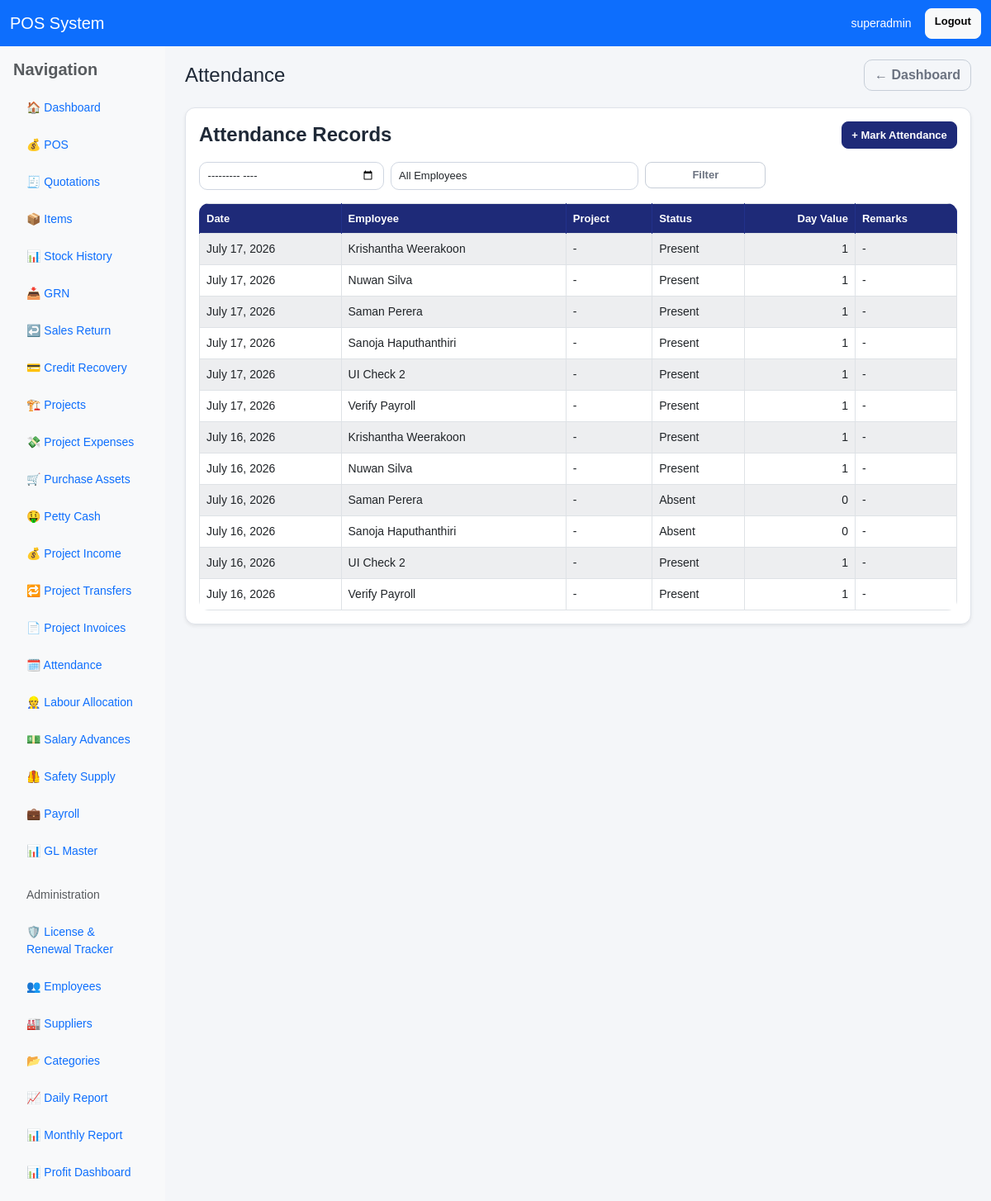
Page /attendance/ (signed in) on the earlier database version.
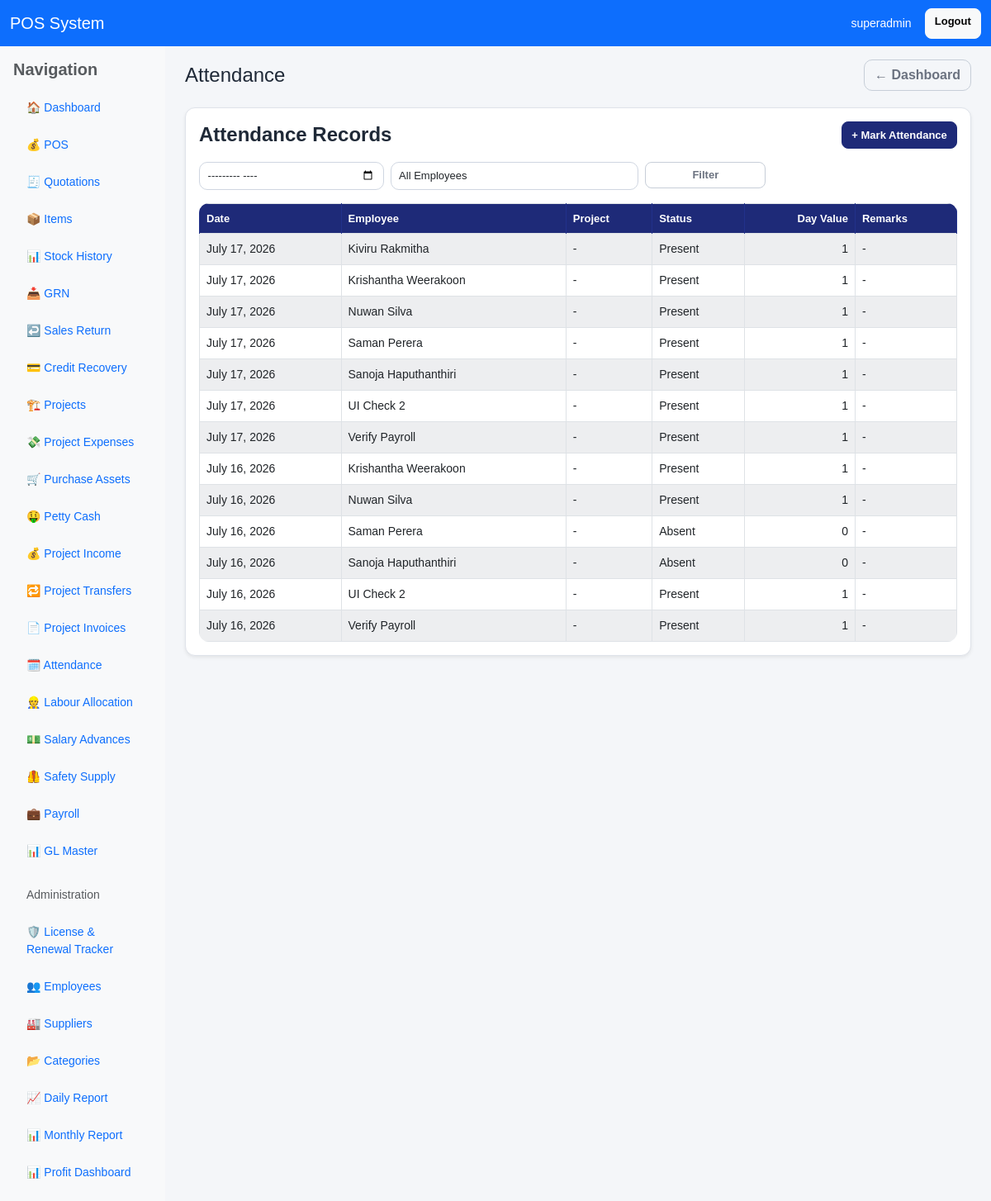
Same page on the later database version.
### pos/models.py (models this page shows, shortened)
class Attendance(models.Model):
    STATUS_CHOICES = LabourAllocation.ATTENDANCE_STATUS_CHOICES
    STATUS_DAY_VALUE = {
        "present": Decimal("1"),
        "late": Decimal("1"),
        "half_day": Decimal("0.5"),
        "absent": Decimal("0"),
        "leave": Decimal("0"),
        "holiday": Decimal("0"),
    }
    employee = models.ForeignKey(Employee, on_delete=models.CASCADE, related_name="attendance_records")
    date = models.DateField(default=timezone.now)
    project = models.ForeignKey(Project, on_delete=models.SET_NULL, null=True, blank=True, related_name="attendance_records")
    status = models.CharField(max_length=20, choices=STATUS_CHOICES, default="present")
    remarks = models.CharField(max_length=255, blank=True, null=True)
    created_at = models.DateTimeField(auto_now_add=True)
    updated_at = models.DateTimeField(auto_now=True)
    class Meta:
        ordering = ["-date", "employee__full_name"]
        unique_together = ("employee", "date")
    @classmethod
    def day_value(cls, status):
        return cls.STATUS_DAY_VALUE.get(status, Decimal("0"))
    @property
    def day_count(self):
        return self.day_value(self.status)

class Employee(models.Model):
    EMPLOYMENT_TYPE_CHOICES = [
        ("permanent", "Permanent"),
        ("executive", "Executive"),
        ("contract", "Contract"),
        ("daily_labour", "Daily Labour"),
    ]
    SALARY_TYPE_CHOICES = [
        ("monthly", "Monthly"),
        ("daily", "Daily"),
        ("contract", "Contract"),
    ]
    user = models.ForeignKey(User, on_delete=models.SET_NULL, null=True, blank=True, related_name="employee_profile")
    emp_no = models.CharField(max_length=30, unique=True, blank=True, null=True)
    full_name = models.CharField(max_length=255)
    nic = models.CharField(max_length=20, blank=True, null=True)
    employee_category = models.CharField(max_length=100, blank=True, null=True)
    designation = models.CharField(max_length=100, blank=True, null=True)
    department = models.CharField(max_length=100, blank=True, null=True)
    joining_date = models.DateField(blank=True, null=True)
    basic_salary = models.DecimalField(max_digits=14, decimal_places=2, default=0)
    daily_rate = models.DecimalField(max_digits=14, decimal_places=2, default=0)
    ot_rate = models.DecimalField(max_digits=12, decimal_places=2, default=0, help_text="OT rate per hour. If blank/0, derived from daily/basic rate.")
    salary_type = models.CharField(max_length=20, choices=SALARY_TYPE_CHOICES, default="monthly")
    contract_based = models.BooleanField(default=False)
    employment_type = models.CharField(max_length=30, choices=EMPLOYMENT_TYPE_CHOICES, default="permanent")
    epf_etf_applicable = models.BooleanField(default=True)
    default_project = models.ForeignKey(Project, on_delete=models.SET_NULL, null=True, blank=True, related_name="default_employees")
    default_supervisor = models.ForeignKey("self", on_delete=models.SET_NULL, null=True, blank=True, related_name="default_supervised_employees")
    bank_name = models.CharField(max_length=255, blank=True, null=True)
    bank_account_no = models.CharField(max_length=50, blank=True, null=True)
    address = models.TextField(blank=True, null=True)
    tel = models.CharField(max_length=30, blank=True, null=True)
    petty_cash_limit = models.DecimalField(max_digits=12, decimal_places=2, default=0)
    is_active = models.BooleanField(default=True)
    created_at = models.DateTimeField(auto_now_add=True)
    class Meta:
        ordering = ["emp_no", "full_name"]

### pos/views.py (the view)
# urls.py: path('attendance/', views.attendance_list, name='attendance_list'),
@user_passes_test(can_process_payroll)
def attendance_list(request):
    records = Attendance.objects.select_related("employee", "project").order_by("-date", "employee__full_name")
    month = _parse_month(request.GET.get("month"))
    employee_id = request.GET.get("employee")
    if month:
        records = records.filter(date__year=month.year, date__month=month.month)
    if employee_id:
        records = records.filter(employee_id=employee_id)
    return render(request, "pos/attendance_list.html", {
        "records": records[:500],
        "employees": Employee.objects.filter(is_active=True).order_by("full_name"),
        "selected_month": request.GET.get("month", ""),
        "selected_employee": employee_id or "",
    })

### pos/views.py (called while the page is built)
def is_owner(user):
    return user.is_superuser or user.groups.filter(name__iexact="Owner").exists()

def can_process_payroll(user):
    return is_owner(user) or is_hr_manager(user)

def _parse_month(value):
    if not value:
        return None
    try:
        return datetime.strptime(value, "%Y-%m").date()
    except ValueError:
        return None

### pos/templates/pos/attendance_list.html (shortened to what this page needs)
{% extends 'base.html' %}
{% block page_title %}Attendance{% endblock %}
{% block content %}
<div class="card shadow-sm">
    <div class="card-body">
        <div class="d-flex justify-content-between align-items-center mb-3">
            <h4 class="mb-0">Attendance Records</h4>
            <a href="{% url 'attendance_entry' %}" class="btn btn-primary btn-sm">+ Mark Attendance</a>
        </div>
        <form method="get" class="row g-2 mb-3">
            <div class="col-md-3">
                <input type="month" name="month" class="form-control form-control-sm" value="{{ selected_month }}">
            </div>
            <div class="col-md-4">
                <select name="employee" class="form-select form-select-sm">
                    <option value="">All Employees</option>
                </select>
            </div>
            <div class="col-md-2"><button class="btn btn-outline-secondary btn-sm w-100">Filter</button></div>
        </form>
        <div class="table-responsive">
            <table class="table table-bordered table-striped align-middle">
                <thead>
                    <tr>
                        <th>Date</th>
                        <th>Employee</th>
                        <th>Project</th>
                        <th>Status</th>
                        <th class="text-end">Day Value</th>
                        <th>Remarks</th>
                    </tr>
                </thead>
                <tbody>
                    {% for r in records %}
                    <tr>
                        <td>{{ r.date }}</td>
                        <td>{{ r.employee.full_name }}</td>
                        <td>{{ r.project|default:'-' }}</td>
                        <td>{{ r.get_status_display }}</td>
                        <td class="text-end">{{ r.day_count }}</td>
                        <td>{{ r.remarks|default:'-' }}</td>
                    </tr>
                    {% empty %}
                    <tr><td colspan="6" class="text-center text-muted">No attendance records for this filter.</td></tr>
                    {% endfor %}
                </tbody>
            </table>
        </div>
    </div>
</div>
{% endblock %}

Differences in the rows shown:
added Attendance: date "July 17, 2026", employee.full_name "Kiviru Rakmitha", project "-", status "Present", day_count "1", remarks "-"
